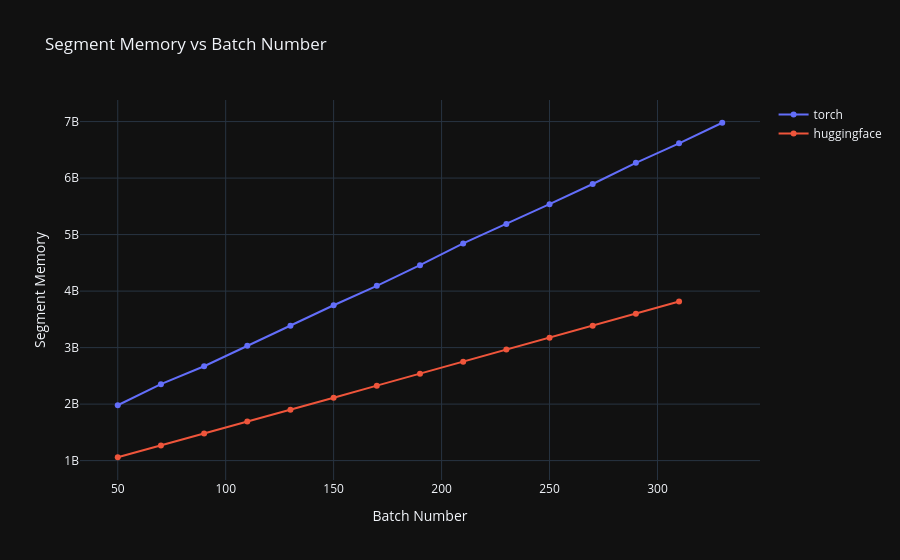

Notebook code for this chart:
### Code cell
import json
import plotly.graph_objects as go
file_path = "/home/glaswigian/DL-Estimator/output.json"
# Load the JSON data
with open(file_path, "r") as f:
    data = json.load(f)

# Navigate to the nested SGD data (adjust keys if necessary)
sgd_data = data["VGG16"]["SGD"]

# Initialize lists to store batch numbers and corresponding values
batches = []
torch_values = []
hf_values = []

# Iterate over each batch key in the SGD data
for batch_str, batch_info in sgd_data.items():
    try:
        batch = int(batch_str)
    except ValueError:
        continue  # Skip keys that cannot be converted to int
    # Extract seg_memory_overhead_pre_byte values for torch and huggingface
    torch_val = batch_info.get("torch", {}).get("estimated", {}) \
                         .get("memory", {}).get("segment")
    hf_val = batch_info.get("huggingface", {}).get("estimated", {}) \
                      .get("memory", {}).get("tensor")

    # Only include the batch if at least one of the values exists
    if torch_val is not None or hf_val is not None:
        batches.append(batch)
        torch_values.append(torch_val)
        hf_values.append(hf_val)

# Sort the data by batch number
sorted_data = sorted(zip(batches, torch_values, hf_values), key=lambda x: x[0])
batches, torch_values, hf_values = zip(*sorted_data)

# Create Plotly traces for each line
trace_torch = go.Scatter(
    x=batches,
    y=torch_values,
    mode='lines+markers',
    name='torch'
)
trace_hf = go.Scatter(
    x=batches,
    y=hf_values,
    mode='lines+markers',
    name='huggingface'
)

# Create the figure and update layout
fig = go.Figure(data=[trace_torch, trace_hf])
fig.update_layout(
    title="Segment Memory vs Batch Number",
    xaxis_title="Batch Number",
    yaxis_title="Segment Memory"
)

# Display the figure
fig.show()

### Figure 1 — Plotly figure (JSON) as saved in the notebook; plotly's stock layout.template omitted (floating-point values rounded to 4 significant figures)
{"data": [{"mode": "lines+markers", "name": "torch", "x": [50, 70, 90, 110, 130, 150, 170, 190, 210, 230, 250, 270, 290, 310, 330], "y": [1979711488, 2353004544, 2669674496, 3034578944, 3384803328, 3749707776, 4093640704, 4458545152, 4844421120, 5188354048, 5538578432, 5895094272, 6270484480, 6614417408, 6979321856], "type": "scatter"}, {"mode": "lines+markers", "name": "huggingface", "x": [50, 70, 90, 110, 130, 150, 170, 190, 210, 230, 250, 270, 290, 310, 330], "y": [1059622912, 1267919360, 1477797888, 1693029376, 1902297088, 2112962048, 2327111168, 2538174976, 2750259712, 2965436416, 3172696576, 3387284480, 3597331456, 3816683520, null], "type": "scatter"}], "layout": {"title": {"text": "Segment Memory vs Batch Number"}, "xaxis": {"title": {"text": "Batch Number"}}, "yaxis": {"title": {"text": "Segment Memory"}}}}
